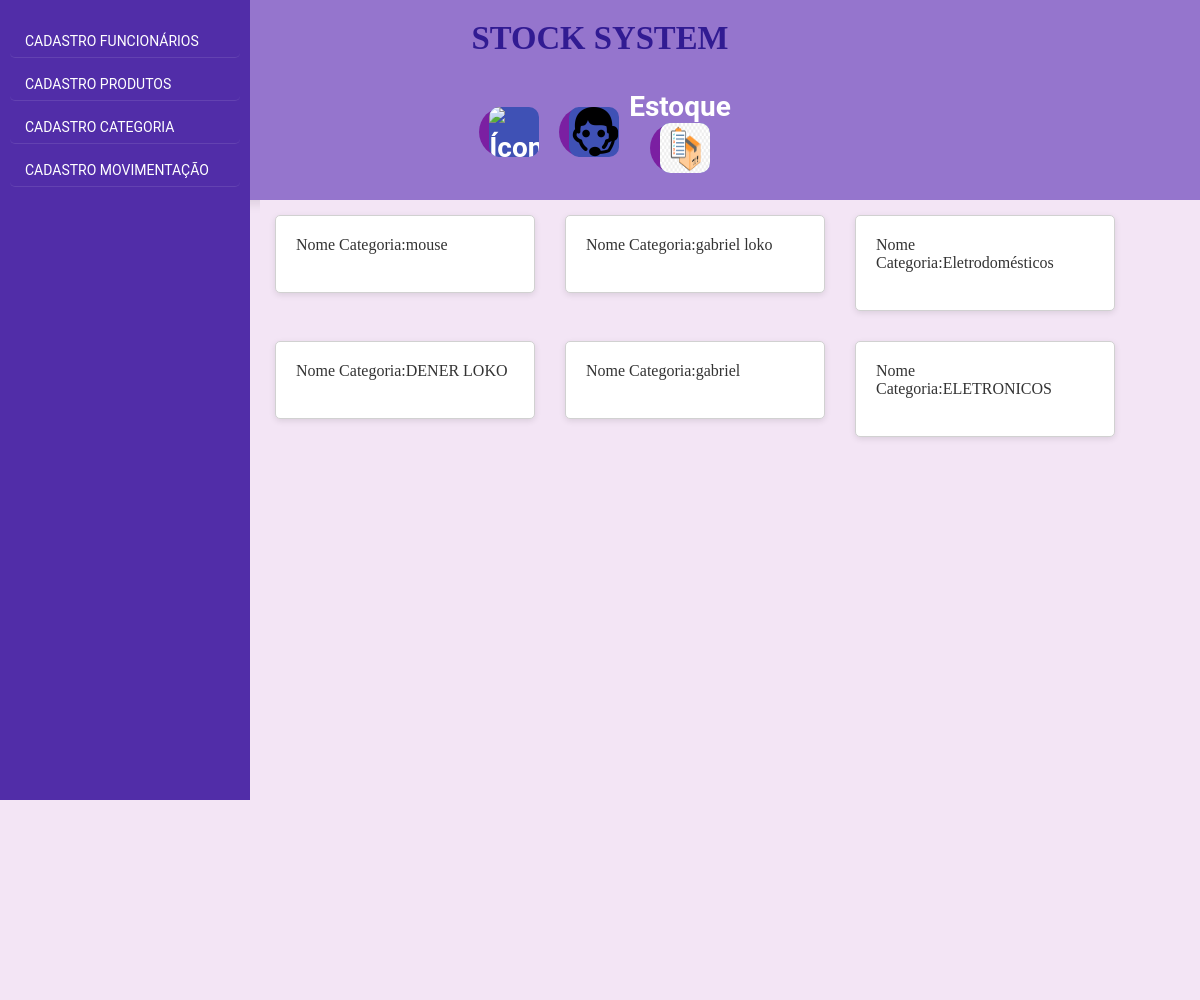
The page /categoria on the database as committed earlier.
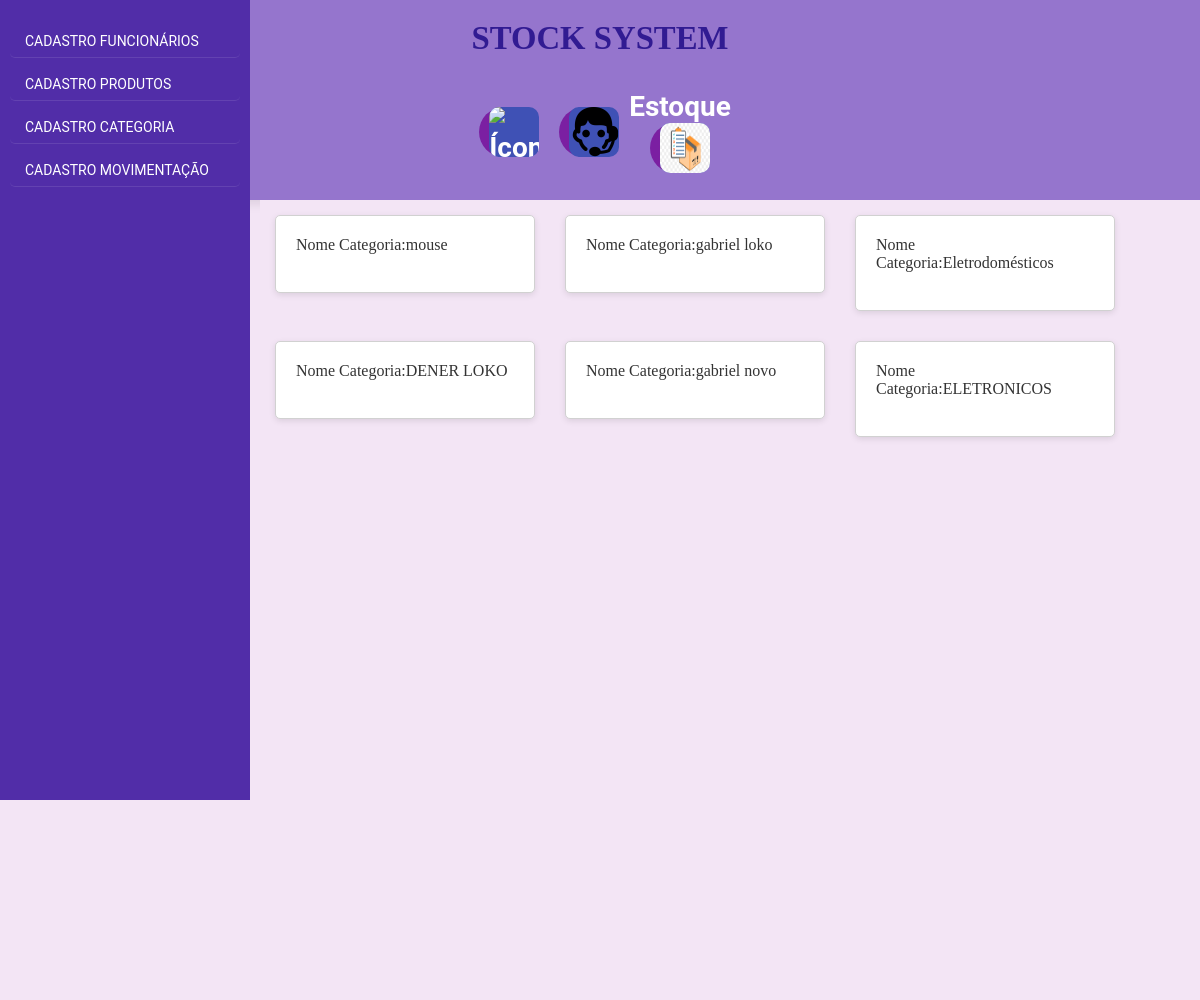
The same page on the database as committed later.
### models.py (models this page shows, shortened)
class Categoria(Base):
    __tablename__ = 'categoria'
    id = Column(Integer, primary_key=True)
    name_categoria = Column(String(20), nullable=False)
    def serialize_Categoria(self):
        dados_Categoria = {
            "id": self.id,
            "name_categoria": self.name_categoria,
        }
        return dados_Categoria

### app.py (the view)
@app.route('/categoria', methods=['GET'])
def categoria():
    sql_categoria = select(Categoria)
    resultado_categoria = db_session.execute(sql_categoria).scalars()
    lista_categoria = []
    for n in resultado_categoria:
        lista_categoria.append(n.serialize_Categoria())
        print((lista_categoria[-1]))
    return render_template('categoria.html',
                           lista_categoria=lista_categoria)

### templates/categoria.html
{% extends 'template.html' %}
{% block conteudo %}
{% for item in lista_categoria %}
<div class="conteudo">
    <p> Nome Categoria:{{item.name_categoria}} </p><br>
</div>
{% endfor %}
{% endblock conteudo %}

Rows that differ between the two databases and show on the page:
changed Categoria: name_categoria "gabriel" → "gabriel novo"
